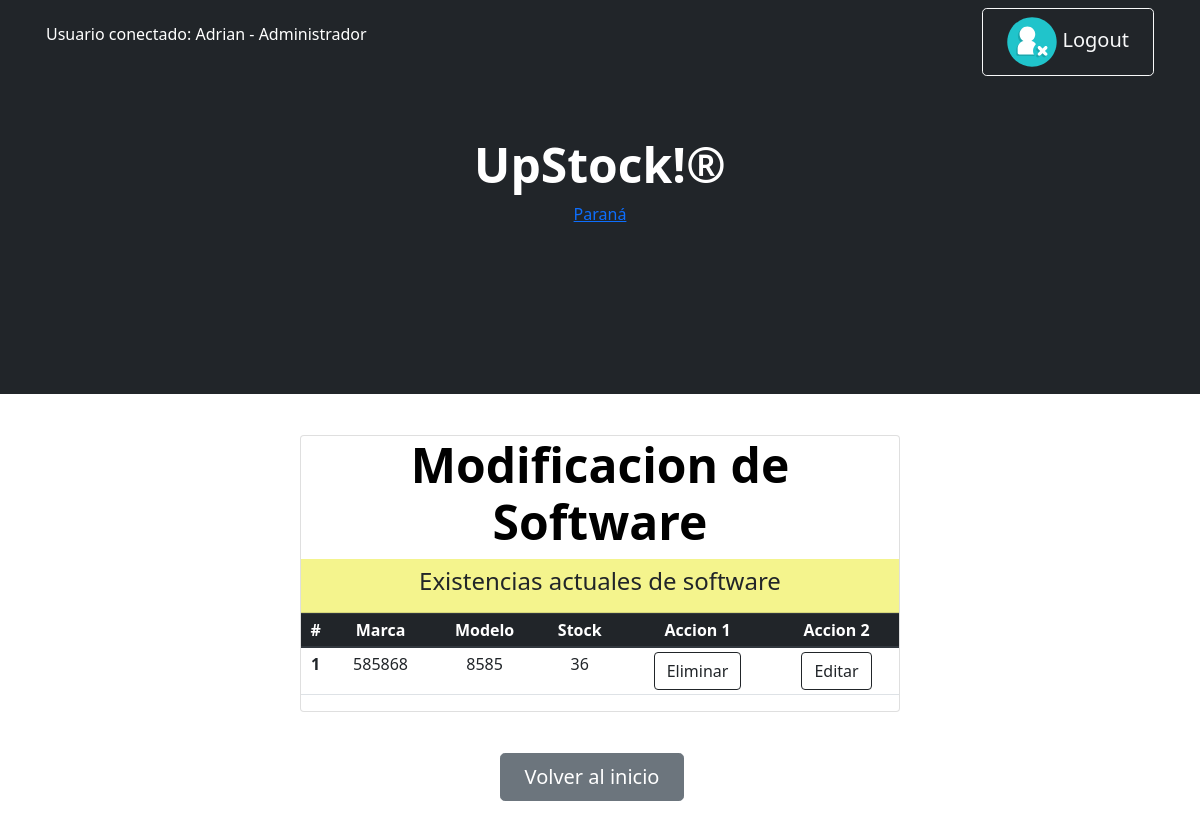
Page /upstock/show_soft_edit/ (signed in) on the earlier database version.
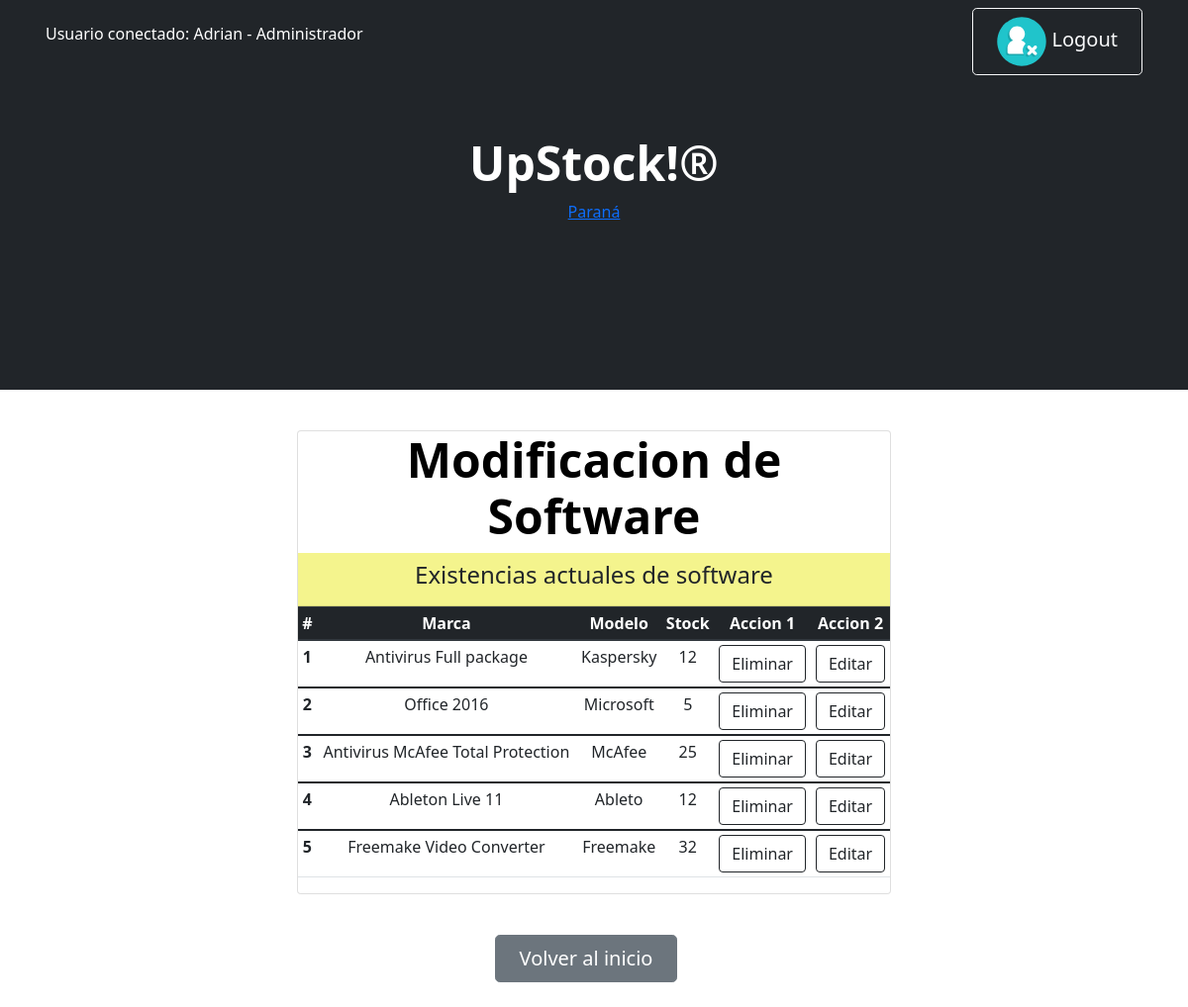
Same page on the later database version.
### Miapp/models.py (models this page shows, shortened)
class Software (models.Model):
    tipo= models.CharField (max_length=50)
    marca= models.CharField (max_length=50)
    stock= models.IntegerField()

### Miapp/views.py (the view)
# urls.py: path('show_soft_edit/',show_soft_edit,name="show_soft_edit"),
@permission_required('Miapp.change_software', raise_exception=True)
@login_required(login_url='Inicio')
def show_soft_edit(request):
    lista=Software.objects.all()
    return render(request,"show_soft_edit.html",{"Software":lista})

### Miapp/templates/show_soft_edit.html
{% extends 'padre.html' %}
{% load static %}
{% block Contenido_cambiante %}
<h1 class="display-5 fw-bolder text-black mb-2"> Modificacion de Software</h1>
<div class="card-header" style="background-color: rgba(244, 244, 136, 0.957);">
  <h4>Existencias actuales de software</h4>
</div>
    <table class="table table-sm">
        <thead class="thead-dark">
          <tr>
            <th scope="col">#</th>
            <th scope="col">Marca</th>
            <th scope="col">Modelo</th>
            <th scope="col">Stock</th>
            <th scope="col">Accion 1</th>
            <th scope="col">Accion 2</th>
          </tr>
        </thead>
        {% for item in Software %}
        <tbody>
          <tr>
            <th scope="row">{{item.id}}</th>
            <td>{{item.tipo}}</td>
            <td>{{item.marca}}</td>
            <td>{{item.stock}}</td>
            {% if  perms.Miapp.delete_software %}
            <td><div><form action="{% url 'eliminar_software' item.id %}" method="POST">{% csrf_token %}
                <button class="btn btn-outline-dark">Eliminar</button>
            </form></div></td>
            {% endif %}
            {% if  perms.Miapp.change_software %}
            <td><div><a href="{% url 'editar_software' item.id %}">{% csrf_token %}
                <button class="btn btn-outline-dark">Editar</button>
            </a></div></td>
            {% endif %}
          </tr>
        </tbody>
        {% endfor %}
    </table>
{% endblock %}

Differences in the rows shown:
changed Software id 1: tipo "585868" → "Antivirus Full package"; marca "8585" → "Kaspersky"; stock "36" → "12"
added Software: id "2", tipo "Office 2016", marca "Microsoft", stock "5"
added Software: id "3", tipo "Antivirus McAfee Total Protection", marca "McAfee", stock "25"
added Software: id "4", tipo "Ableton Live 11", marca "Ableto", stock "12"
added Software: id "5", tipo "Freemake Video Converter", marca "Freemake", stock "32"
